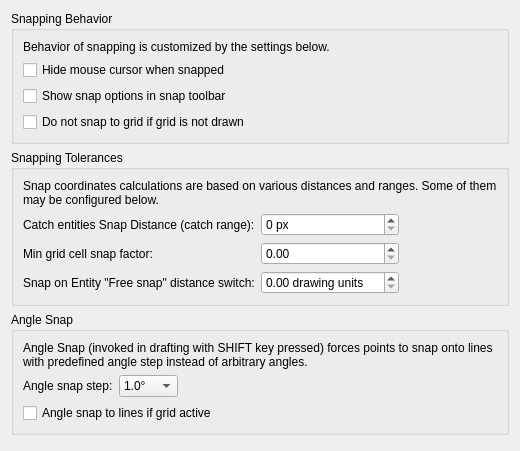
<?xml version="1.0" encoding="UTF-8"?>
<ui version="4.0">
 <class>LC_SettingsPageSnapGeneral</class>
 <widget class="QWidget" name="LC_SettingsPageSnapGeneral">
  <property name="geometry">
   <rect>
    <x>0</x>
    <y>0</y>
    <width>520</width>
    <height>451</height>
   </rect>
  </property>
  <layout class="QVBoxLayout" name="mainLayout">
   <item>
    <widget class="QGroupBox" name="gbSnapBehavior">
     <property name="title">
      <string>Snapping Behavior</string>
     </property>
     <layout class="QVBoxLayout" name="laySnapBehavior">
      <item>
       <widget class="QLabel" name="label_3">
        <property name="text">
         <string>Behavior of snapping is customized by the settings below.</string>
        </property>
       </widget>
      </item>
      <item>
       <widget class="QCheckBox" name="cursor_hiding_checkbox">
        <property name="toolTip">
         <string>Cursor in Snapping

If checked, cursor will be hidden during snapping</string>
        </property>
        <property name="text">
         <string>Hide mouse cursor when snapped</string>
        </property>
       </widget>
      </item>
      <item>
       <widget class="QCheckBox" name="cbShowSnapOptionsInSnapBar">
        <property name="toolTip">
         <string>Snap Mode Options Location

If checked, snap options (middle, distance) will be shown
in snap toolbar instead of tool properties toolbar.</string>
        </property>
        <property name="text">
         <string>Show snap options in snap toolbar</string>
        </property>
       </widget>
      </item>
      <item>
       <widget class="QCheckBox" name="cbDontSnapToInvisibleGrid">
        <property name="toolTip">
         <string>Snap to Grid

If checked, &quot;Snap To Grid&quot; is ignored if grid is not drawn.</string>
        </property>
        <property name="text">
         <string>Do not snap to grid if grid is not drawn</string>
        </property>
       </widget>
      </item>
     </layout>
    </widget>
   </item>
   <item>
    <widget class="QGroupBox" name="gbSnapTolerances">
     <property name="title">
      <string>Snapping Tolerances</string>
     </property>
     <layout class="QGridLayout" name="gridLayout">
      <item row="1" column="0">
       <widget class="QLabel" name="lblCatchDistance">
        <property name="text">
         <string>Catch entities Snap Distance (catch range):</string>
        </property>
       </widget>
      </item>
      <item row="2" column="1">
       <widget class="QDoubleSpinBox" name="sbMinGridCellSnapFactor">
        <property name="toolTip">
         <string>Grid Cell Factor

Grid cell factor used for snapping to grid. Lower value means smaller snap range
(so the cursor should be closer to the grid).. </string>
        </property>
        <property name="decimals">
         <number>2</number>
        </property>
        <property name="minimum">
         <double>0.000000000000000</double>
        </property>
        <property name="maximum">
         <double>1.000000000000000</double>
        </property>
        <property name="singleStep">
         <double>0.010000000000000</double>
        </property>
       </widget>
      </item>
      <item row="1" column="1">
       <widget class="QSpinBox" name="sbCatchEntitySnapDistance">
        <property name="toolTip">
         <string>Catch Entities Distance

Distance in screen coordinates that is used for catching entities as part of snapping</string>
        </property>
        <property name="suffix">
         <string> px</string>
        </property>
        <property name="minimum">
         <number>0</number>
        </property>
        <property name="maximum">
         <number>100</number>
        </property>
       </widget>
      </item>
      <item row="4" column="0">
       <widget class="QLabel" name="lblFreeSnapSwitchDistance">
        <property name="text">
         <string>Snap on Entity &quot;Free snap&quot; distance switch:</string>
        </property>
       </widget>
      </item>
      <item row="4" column="1">
       <widget class="QDoubleSpinBox" name="sbFreeSnapSwitchDistance">
        <property name="toolTip">
         <string>Free Snap Distance

Snap on entity will be invoked if it is enabled and the distance between mouse
and snapped point is larger than specified value.
Othersize, it will be &quot;Free Snap&quot; mode.</string>
        </property>
        <property name="prefix">
         <string/>
        </property>
        <property name="suffix">
         <string> drawing units</string>
        </property>
        <property name="decimals">
         <number>2</number>
        </property>
        <property name="minimum">
         <double>0.000000000000000</double>
        </property>
        <property name="maximum">
         <double>100.000000000000000</double>
        </property>
       </widget>
      </item>
      <item row="2" column="0">
       <widget class="QLabel" name="lblGridCellSnapFactor">
        <property name="text">
         <string>Min grid cell snap factor:</string>
        </property>
       </widget>
      </item>
      <item row="2" column="2">
       <spacer name="horizontalSpacer">
        <property name="orientation">
         <enum>Qt::Orientation::Horizontal</enum>
        </property>
        <property name="sizeHint" stdset="0">
         <size>
          <width>0</width>
          <height>0</height>
         </size>
        </property>
       </spacer>
      </item>
      <item row="0" column="0" colspan="3">
       <widget class="QLabel" name="label_2">
        <property name="text">
         <string>Snap coordinates calculations are based on various distances and ranges. Some of them may be configured below.</string>
        </property>
        <property name="wordWrap">
         <bool>true</bool>
        </property>
       </widget>
      </item>
     </layout>
    </widget>
   </item>
   <item>
    <widget class="QGroupBox" name="gbAngleSnap">
     <property name="title">
      <string>Angle Snap</string>
     </property>
     <layout class="QGridLayout" name="gridLayout_2">
      <item row="1" column="1">
       <widget class="QComboBox" name="cbAngleSnapStep">
        <property name="toolTip">
         <string>Angle Step

Angle between steps for Angle Snap (which is usually by corresponding actions if SHIFT is pressed)</string>
        </property>
        <item>
         <property name="text">
          <string>1.0°</string>
         </property>
        </item>
        <item>
         <property name="text">
          <string>3.0°</string>
         </property>
        </item>
        <item>
         <property name="text">
          <string>5.0°</string>
         </property>
        </item>
        <item>
         <property name="text">
          <string>10.0°</string>
         </property>
        </item>
        <item>
         <property name="text">
          <string>15.0°</string>
         </property>
        </item>
        <item>
         <property name="text">
          <string>18.0°</string>
         </property>
        </item>
        <item>
         <property name="text">
          <string>22.5°</string>
         </property>
        </item>
        <item>
         <property name="text">
          <string>30.0°</string>
         </property>
        </item>
        <item>
         <property name="text">
          <string>45.0°</string>
         </property>
        </item>
        <item>
         <property name="text">
          <string>90.0°</string>
         </property>
        </item>
       </widget>
      </item>
      <item row="1" column="0">
       <widget class="QLabel" name="lblAngleSnapStep">
        <property name="text">
         <string>Angle snap step:</string>
        </property>
       </widget>
      </item>
      <item row="1" column="2">
       <spacer name="horizontalSpacer_2">
        <property name="orientation">
         <enum>Qt::Orientation::Horizontal</enum>
        </property>
        <property name="sizeHint" stdset="0">
         <size>
          <width>40</width>
          <height>20</height>
         </size>
        </property>
       </spacer>
      </item>
      <item row="0" column="0" colspan="3">
       <widget class="QLabel" name="label">
        <property name="text">
         <string>Angle Snap (invoked in drafting with SHIFT key pressed) forces points to snap onto lines with predefined angle step instead of arbitrary angles. </string>
        </property>
        <property name="wordWrap">
         <bool>true</bool>
        </property>
       </widget>
      </item>
      <item row="3" column="0" colspan="3">
       <widget class="QCheckBox" name="cbAngleSnapToLinesIfGrid">
        <property name="toolTip">
         <string>Angle Snap To Grid

If selected and &quot;Snap to Grid&quot; is active, snapping will be performed to 
closest intersection of angle ray and grid lines.
Otherwirse, angle step will be 90 degrees.</string>
        </property>
        <property name="text">
         <string>Angle snap to lines if grid active</string>
        </property>
       </widget>
      </item>
     </layout>
    </widget>
   </item>
   <item>
    <spacer name="verticalSpacer">
     <property name="orientation">
      <enum>Qt::Orientation::Vertical</enum>
     </property>
     <property name="sizeHint" stdset="0">
      <size>
       <width>20</width>
       <height>40</height>
      </size>
     </property>
    </spacer>
   </item>
  </layout>
 </widget>
 <resources/>
 <connections/>
</ui>
